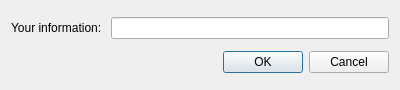
<?xml version="1.0" encoding="UTF-8"?>
<ui version="4.0">
 <class>Dialog</class>
 <widget class="QDialog" name="Dialog">
  <property name="geometry">
   <rect>
    <x>0</x>
    <y>0</y>
    <width>400</width>
    <height>90</height>
   </rect>
  </property>
  <property name="windowTitle">
   <string>Dialog</string>
  </property>
  <layout class="QVBoxLayout" name="verticalLayout">
   <item>
    <layout class="QHBoxLayout" name="horizontalLayout_2">
     <item>
      <widget class="QLabel" name="label">
       <property name="text">
        <string>Your information: </string>
       </property>
      </widget>
     </item>
     <item>
      <widget class="QLineEdit" name="line_edit"/>
     </item>
    </layout>
   </item>
   <item>
    <layout class="QHBoxLayout" name="horizontalLayout">
     <item>
      <spacer name="horizontalSpacer">
       <property name="orientation">
        <enum>Qt::Horizontal</enum>
       </property>
       <property name="sizeHint" stdset="0">
        <size>
         <width>40</width>
         <height>20</height>
        </size>
       </property>
      </spacer>
     </item>
     <item>
      <widget class="QPushButton" name="ok_button">
       <property name="text">
        <string>OK</string>
       </property>
      </widget>
     </item>
     <item>
      <widget class="QPushButton" name="cancel_button">
       <property name="text">
        <string>Cancel</string>
       </property>
      </widget>
     </item>
    </layout>
   </item>
  </layout>
 </widget>
 <resources/>
 <connections/>
</ui>
